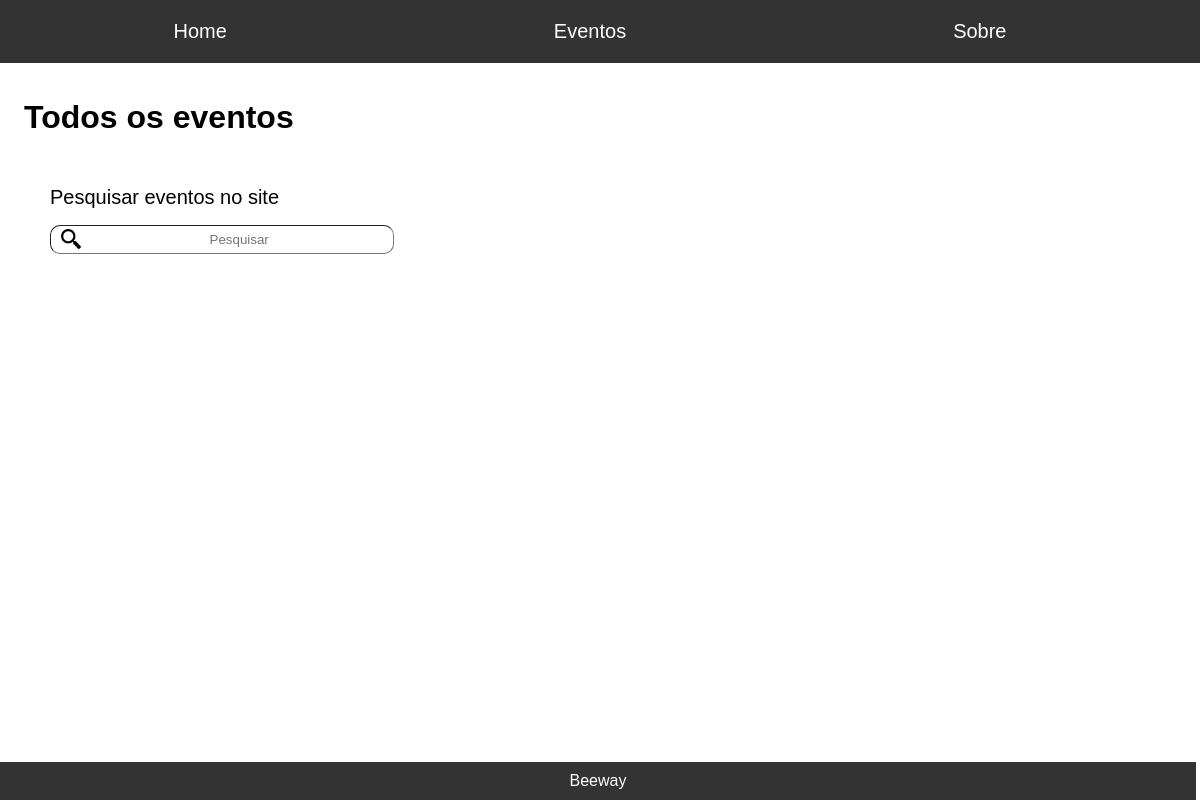
/administrador/todos.eventos, run on an earlier commit of the app's database.
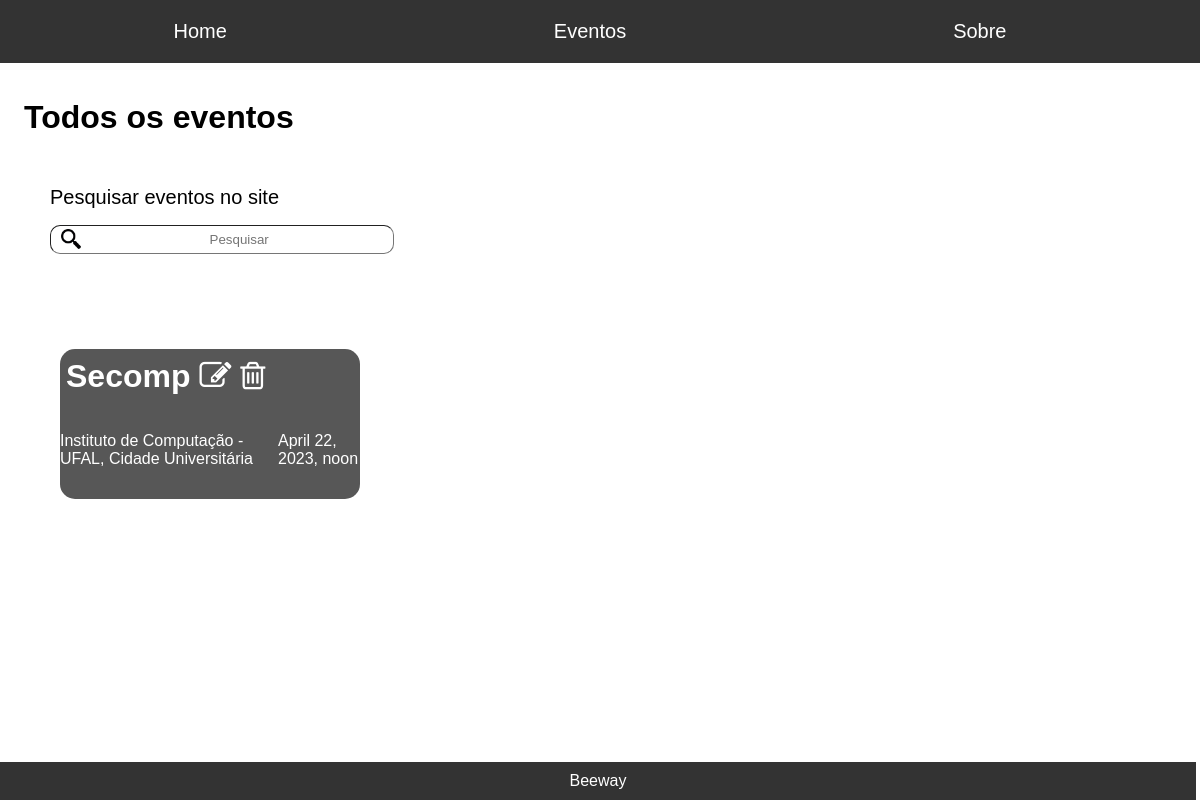
And on a later commit of the database.
### administrador/models.py (models this page shows, shortened)
class Event(models.Model):
    titulo = models.CharField(max_length=50)
    local = models.CharField(max_length=150)
    data_e_hora_inicio = models.DateTimeField()
    data_e_hora_termino = models.DateTimeField()
    descricao = models.TextField()

### administrador/views.py (the view)
# urls.py: path('administrador/todos.eventos', views.todosEventos, name = 'admintodoseventos'),
def todosEventos(request):
    eventos = Event.objects.all()
    return (render(request, 'pages/todos.eventos.html', {'eventos': eventos}))

### administrador/templates/pages/todos.eventos.html (shortened to what this page needs)
<!DOCTYPE html>
<html>
<html lang="pt-br"></html>
<head>
    {% load static %}
	<link rel="stylesheet" type="text/css" href="{% static 'todos.eventos.css' %}">
	<link rel="stylesheet" type="text/css" href="{% static 'home.css' %}">
	<link rel="stylesheet" type="text/css" href="{% static 'font-awesome-4.7.0/css/font-awesome.min.css' %}">
</head>
<body>
	<header>
		<nav>
				<ul>
					<li><a href="home">Home</a></li>
					<li><a href="todos.eventos">Eventos</a></li>
					<li><a href="sobre">Sobre</a></li>
				</ul>
		</nav>
	</header>
	<h1>Todos os eventos</h1>
	<div id="y"><p id="search">Pesquisar eventos no site</p></div>
	<div class="container" id="x">
		<input type="text" id="a" placeholder="Pesquisar ">
	</div>
	<div id="ultimos" class="container">
		{% for eventos in eventos %}
		<div class="evento">
			<h1> <a href= "eventos/{{eventos.id}}"></a>{{eventos.titulo}}
				<i class="fa fa-pencil-square-o" aria-hidden="true"></i>
				<i class="fa fa-trash-o" aria-hidden="true"></i>
			</h1>
			<div class="container" id="info">
				<p>{{eventos.local}}</p>
				<p>{{eventos.data_e_hora_inicio}}</p>
			</div>
		</div>
		{% endfor %}
	</div>
	<footer>
		Beeway
	</footer>
</body>
</html>

What changed in the data, as far as the page shows it:
added Event: titulo "Secomp", local "Instituto de Computação - UFAL, Cidade Universitária", data_e_hora_inicio "April 22, 2023, noon"
